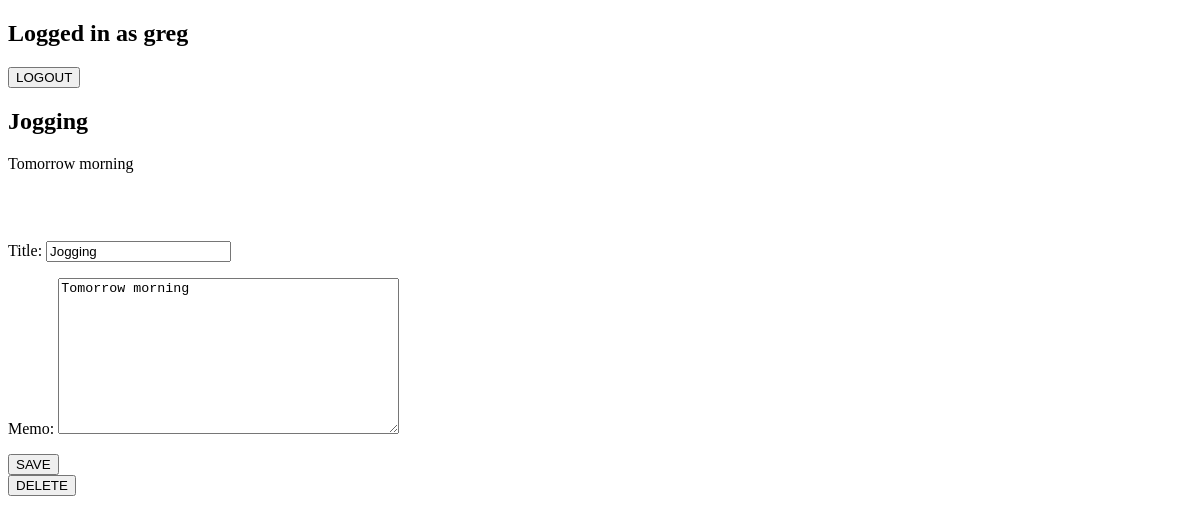
Before: /2/ (signed in) with the older database file.
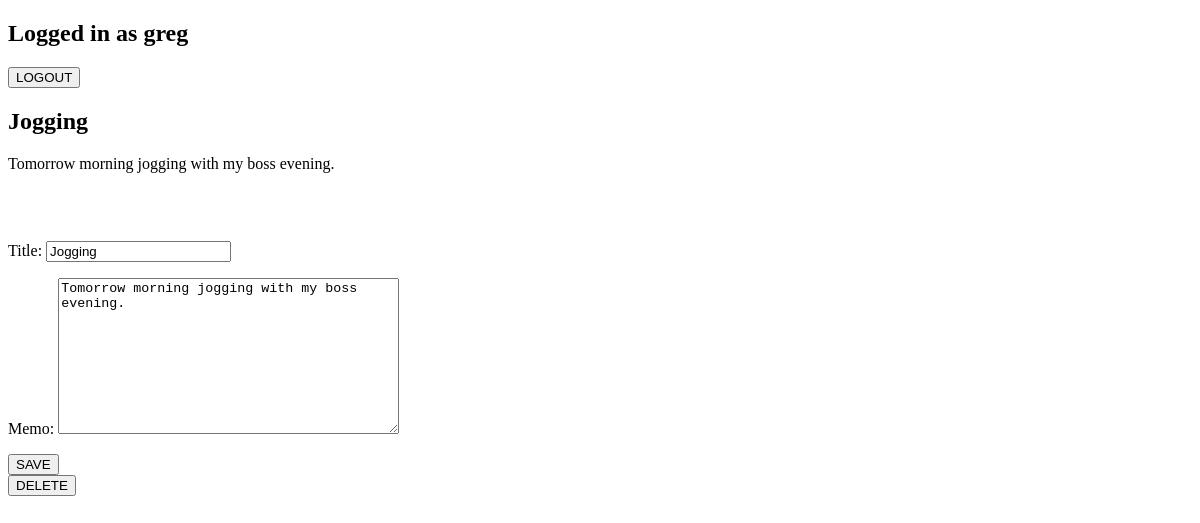
After: the same page with the newer database file.
### todo_app/models.py (models this page shows, shortened)
class Todo(models.Model):
    title = models.CharField(max_length=100)
    memo = models.TextField(blank=True)
    created = models.DateTimeField(auto_now_add=True)
    completed = models.DateTimeField(null=True, blank=True)
    user = models.ForeignKey(User, on_delete=models.CASCADE)

### todo_app/views.py (the view)
# urls.py: path('<int:todo_pk>/', views.view_todo, name='view_todo'),
def view_todo(request, todo_pk):
    todo = get_object_or_404(Todo, pk=todo_pk, user=request.user)
    if request.method == 'GET':
        form = TodoForm(instance=todo)
        return render(request, 'view_todo.html', {'todo' : todo, 'form' : form})
    else:
        form = TodoForm(request.POST, instance=todo)
        form.save()
        return redirect('current_todo')

### todo_app/forms.py
class TodoForm(ModelForm):
    class Meta:
        model = Todo
        fields = ['title','memo']

### todo_app/templates/view_todo.html (shortened to what this page needs)
{% extends 'base.html' %}
{% block content %}
    <h2>{{ todo.title }}</h2>
    <p>{{ todo.memo }}</p>
    <br><br>
    <form method="POST">
        {{ form.as_p }}
        <button type="submit">SAVE</button>
    </form>
    <form method="POST" action="{% url 'delete_todo' todo.id %}">
        <button type="submit">DELETE</button>
    </form>
{% endblock %}

### todo_app/templates/base.html (shortened to what this page needs)
<!DOCTYPE html>
<html lang="en">
    <head>
    </head>
    <body>
        {% if user.is_authenticated %}
            <h2>Logged in as {{ user.username }}</h2>
            <form action="{% url 'user_logout' %}" method="POST">
                <button type="submit">LOGOUT</button>
            </form>
        {% else %}
            <a href="{% url 'user_signup' %}">SIGNUP</a>
            <a href="{% url 'user_login' %}">LOGIN</a>
        {% endif %}
        {% block content %}
        {% endblock %}
    </body>
</html>

Changed rows visible on the page:
changed Todo "Jogging": memo "Tomorrow morning" → "Tomorrow morning jogging with my boss evening."
